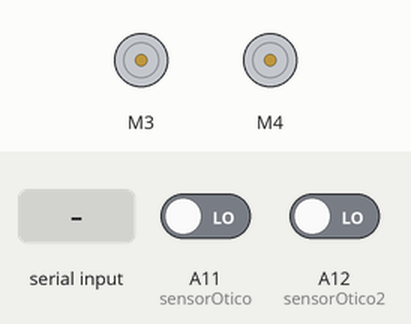
Simulated run of this sketch. Board: Arduino Mega 2560, built with avr-gcc and run on an emulated ATmega2560. On the bench: 2 × DC motor (green arrow = forward, orange = backward, longer = faster). The inputs (shaded band) are chosen by the test bench; at power-on: A11 (sensorOtico) LOW, A12 (sensorOtico2) LOW. What the sketch prints to the serial monitor is not drawn.

Above: at 1.2 s.
1.3 s: "frente" received over the second serial link
At 1.8 s:
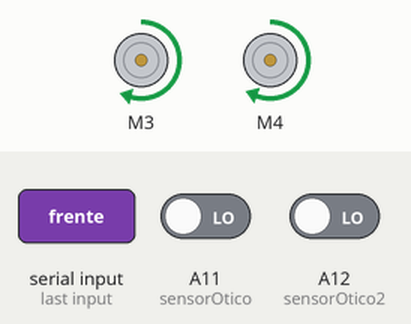
2.8 s: "tras" received over the second serial link
At 4.0 s:
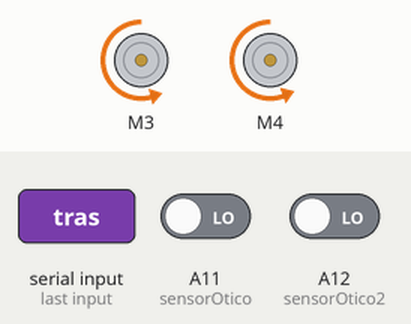
4.3 s: "esquerda" received over the second serial link
At 5.3 s:
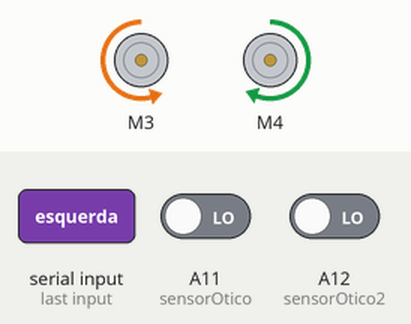
5.8 s: "direita" received over the second serial link
At 6.4 s:
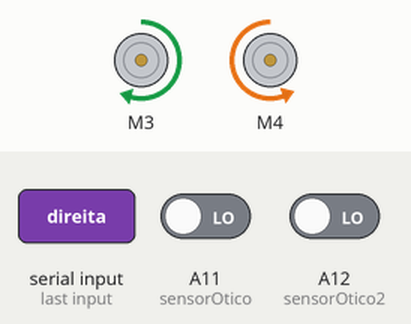
7.3 s: "parar" received over the second serial link
At 8.7 s:
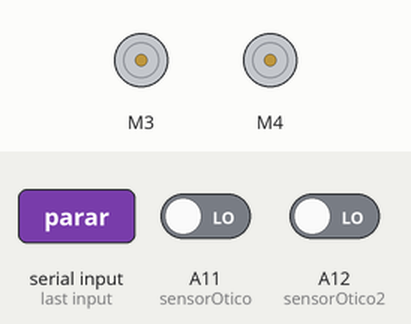
Timing chart, 0 to 10.3 s (numbered marks = the images above; inputs shaded):
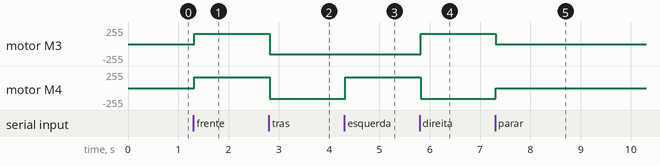

The sketch:

p09b_implementacao.ino
```cpp
#include <AFMotor.h>
#include <TimerOne.h>

AF_DCMotor motor3(3);
AF_DCMotor motor4(4);
int sensorOtico = A11;
int sensorOtico2 = A12;
void setup() {
    pinMode(sensorOtico, INPUT);
    pinMode(sensorOtico2, INPUT);
    Serial.begin(9600);
    Serial1.begin(9600);
    Serial1.setTimeout(10);
    Timer1.initialize(100000);
    Timer1.attachInterrupt(dizValorSensor);
}
void dizValorSensor(){
  Serial.println(String(digitalRead(sensorOtico)) + " " +
  String(digitalRead(sensorOtico2)));
  Serial1.println(String(digitalRead(sensorOtico)) + " " +
  String(digitalRead(sensorOtico2)));
}
void loop() {
    String comando = Serial1.readString();
    comando.trim();
    if(comando != "")
    {
      if(comando.startsWith("frente")){
        motor3.setSpeed(155);
        motor3.run(FORWARD);
        motor4.setSpeed(160);
        motor4.run(FORWARD);
      }
      else if(comando.startsWith("tras")){
        motor3.setSpeed(155);
        motor3.run(BACKWARD);
        motor4.setSpeed(160);
        motor4.run(BACKWARD);
      }
      else if(comando.startsWith("esquerda")){
        motor3.setSpeed(155);
        motor3.run(BACKWARD);
        motor4.setSpeed(160);
        motor4.run(FORWARD);
      }
      else if(comando.startsWith("direita")){
        motor3.setSpeed(155);
        motor3.run(FORWARD);
        motor4.setSpeed(160);
        motor4.run(BACKWARD);
      }
      else if(comando.startsWith("parar")){
        motor3.run(RELEASE);
        motor4.run(RELEASE);
      }
    }
}
```

Measured:
- after the input at 1.3 s, motor M3: stopped → forward 155/255 at once; motor M4: stopped → forward 160/255 at once
- after the input at 2.8 s, motor M3: forward 155/255 → backward 155/255 at once; motor M4: forward 160/255 → backward 160/255 at once
- after the input at 4.3 s, motor M4: backward 160/255 → forward 160/255 at once
- after the input at 5.8 s, motor M3: backward 155/255 → forward 155/255 at once; motor M4: forward 160/255 → backward 160/255 at once
- after the input at 7.3 s, motor M3: forward 155/255 → stopped at once; motor M4: backward 160/255 → stopped at once
